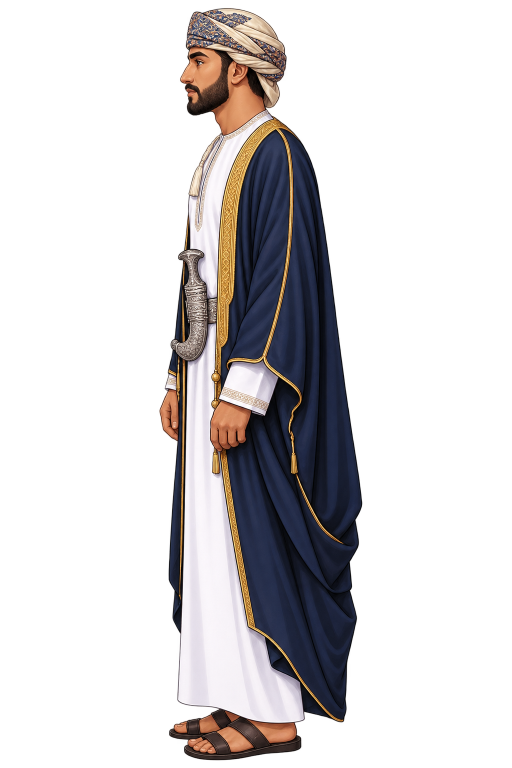
#> input picture assets/images/weather/person-source.png, 1024 x 1536 px (shown at 1/2 size)
$ python make-person.py
#> lines starting #> are read from the running program, lines starting #| are printed output that depends on the picture; after the words box and inside, x2 and y2 are one past the last pixel; in counts of white or black regions, pixels touching at a corner belong together
#!/usr/bin/env python3
"""
يُخرج صور شخصية الطقس من الصورة الأصلية:

  assets/images/weather/person.png      — الجسم بلا القدمين ولا اليد
  assets/images/weather/foot-front.png  — القدم الأمامية وحدها
  assets/images/weather/foot-back.png   — القدم الخلفية وحدها
  assets/images/weather/hand.png        — الكفّ وحده

ولماذا تُفصل القدمان؟ لأن الصورة الواحدة لا تمشي: الماشي تتقدّم ساقُه،
والصورة الساكنة إن حُرّكت كلّها قفزت. والدشداشة تستر الساقين، فما يُرى من
المشي هو القدمان تحت الحاشية — تتقدّم إحداهما وتتأخّر الأخرى. فتُقصّان من
الصورة على قناتها الشفّافة نفسها وبمقاسها نفسه، وتُحرَّكان في التطبيق كلٌّ
على حدة فوق الجسم.

واليد مثلها: الماشي تتأرجح ذراعه عكس ساقه، ومن تتحرّك قدماه وذراعه جامدة
يبدو آليًّا. والكفُّ وحده يكفي — الكمّ فوقه ساكنٌ كما في الواقع، والحركة
تختفي في الرسغ.

والملفّات بمقاسٍ واحد عمدًا: تُركَّب في التطبيق فوق بعضها بلا حساب
إزاحة، فلا يزيغ موضع قدمٍ إن تغيّر حجم العرض.
"""
import numpy as np
from PIL import Image
from pathlib import Path
from scipy import ndimage

ROOT = Path(__file__).resolve().parent.parent
SRC = ROOT / "assets/images/weather/person-source.png"
OUT = ROOT / "assets/images/weather"
HEIGHT = 640  # ارتفاع الملفّات الناتجة


def feet_mask(a: np.ndarray) -> np.ndarray:
    """بكسلات القدمين: جلدٌ أو نعلٌ في أسفل الصورة، لا ثوبٌ أبيض ولا بشتٌ كحلي."""
    h, w = a.shape[:2]
    r, g, b, al = (a[..., i].astype(np.int16) for i in range(4))
    yy, xx = np.mgrid[0:h, 0:w]

    zone = (yy >= int(h * 0.915)) & (xx <= int(w * 0.72)) & (al > 40)
    skin = (r > 140) & (g > 90) & (b < 150) & (r - b > 35)
    dark = (np.maximum(np.maximum(r, g), b) < 95) & (r >= b)      # سيور النعل
    brown = (r > 55) & (r < 160) & (g > 30) & (g < 115) & (b < 90) & (r > g) & (g >= b)
    navy = b > r + 8                                               # البشت — لا
    lo, hi = np.minimum(np.minimum(r, g), b), np.maximum(np.maximum(r, g), b)
    white = (lo > 165) & (hi - lo < 45)                             # الدشداشة وحافّتها — لا

    m = zone & (skin | dark | brown) & ~navy & ~white
    # حوافُّ الرسم مُنعَّمة: نوسّع بكسلًا واحدًا ليخرج الحرف مع القدم لا مع الجسم.
    m = ndimage.binary_closing(m, np.ones((3, 3), bool))
    # الفتحُ يقتل الخطوط بعرض بكسل — حافّة الحاشية المُنعَّمة تمرّ من مرشّح
    # الجلد لأن لونها بين الأبيض والبشرة، وهي خطٌّ لا قدم.
    m = ndimage.binary_opening(m, np.ones((3, 3), bool))
    m = ndimage.binary_dilation(m, np.ones((3, 3), bool)) & zone
    lab, n = ndimage.label(m)
    if n:
        areas = ndimage.sum(m, lab, index=np.arange(1, n + 1))
        keep = np.flatnonzero(areas >= 40) + 1
        m = np.isin(lab, keep)
    return m


def hand_mask(a: np.ndarray) -> np.ndarray:
    """بكسلات الكفّ: جلدٌ تحت الكمّ في وسط الصورة — لا وجهَ ولا قدم هناك."""
    h, w = a.shape[:2]
    r, g, b, al = (a[..., i].astype(np.int16) for i in range(4))
    yy, xx = np.mgrid[0:h, 0:w]

    # النطاق ينتهي قبل حبل الخنجر الذي يظهر تحت الكفّ: لونه دافئٌ كالجلد
    # المظلّل فلا يفرّقه مرشّح لون، ويفرّقه الموضع.
    zone = (
        (yy >= int(h * 0.500)) & (yy <= int(h * 0.594))
        & (xx >= int(w * 0.16)) & (xx <= int(w * 0.56))
        & (al > 40)
    )
    # الجلد مضيئُه ومظلّمه: الظلّ على الكفّ يهبط إلى (٨٧، ٣٧، ٢٤) فلا يلتقطه
    # حدٌّ على السطوع. والنسبة بين القنوات هي ما يبقى: الأحمر يزيد على الأخضر
    # زيادةً بيّنة، والأزرق لا يعلوه — وهذا ما يفصله عن الأبيض والكحليّ.
    skin = (r > 60) & (b < 130) & (r >= g * 1.25) & (g >= b * 0.9)
    m = zone & skin
    m = ndimage.binary_closing(m, np.ones((3, 3), bool))
    m = ndimage.binary_opening(m, np.ones((3, 3), bool))
    m = ndimage.binary_dilation(m, np.ones((3, 3), bool)) & zone
    lab, n = ndimage.label(m)
    if n:
        areas = ndimage.sum(m, lab, index=np.arange(1, n + 1))
        m = lab == (int(np.argmax(areas)) + 1)  # الكفّ أكبرها
    return m


def fill_from_below(a: np.ndarray, mask: np.ndarray) -> np.ndarray:
    """يملأ المقنَّع بما تحته في العمود نفسه.

    والكفّ يقع على الدشداشة البيضاء وحبل الخنجر: وتحته هما، وفوقه الساعد —
    وهو جلدٌ كالكفّ. فالملء من أعلى يجرّ لون الجلد خطوطًا، ومن أسفل يعيد ما
    خلف الكفّ حقًّا. والأفقيّ يمسح الأبيض في الكحليّ.
    """
    out = a.astype(np.float64).copy()
    h, w = a.shape[:2]
    for x in range(w):
        col = mask[:, x]
        if not col.any():
            continue
        ys = np.flatnonzero(col)
        for run in np.split(ys, np.flatnonzero(np.diff(ys) > 1) + 1):
            bottom = run[-1] + 1
            out[run, x] = a[bottom, x] if bottom < h else 0
    return out.round().clip(0, 255).astype(np.uint8)


def split_feet(mask: np.ndarray, h: int, w: int) -> tuple[np.ndarray, np.ndarray]:
    """الأمامية أسفل وأيسر، والخلفية أعلى وأيمن — خطٌّ مائل يفصلهما."""
    yy, xx = np.mgrid[0:h, 0:w]
    # النعل الخلفي أعلى (٥٩٧–٦٢٢ من ٦٤٠) والأمامي أسفل (٦٠٥–٦٤٠) ويتراكبان،
    # فالفاصل نعلُ الأمامي من ٦٢٢ نزولًا، وأصابعُه يسارًا من ٦١٢ نزولًا.
    front = mask & ((yy >= int(h * 0.972)) | ((xx <= int(w * 0.32)) & (yy >= int(h * 0.956))))
    back = mask & ~front
    return front, back


def only(a: np.ndarray, mask: np.ndarray) -> Image.Image:
    out = np.zeros_like(a)
    out[mask] = a[mask]
    return Image.fromarray(out, "RGBA")


def main() -> None:
    src = Image.open(SRC).convert("RGBA")
#> src is the input picture: PIL image 1024x1536 RGBA; mean R, G, B, A 42.3, 38.3, 39.3, 71.1
    im = src.crop(src.getchannel("A").point(lambda v: 255 if v > 8 else 0).getbbox())
    w0, h0 = im.size
#> w0 = 407; h0 = 1505
    im = im.resize((max(1, round(w0 * HEIGHT / h0)), HEIGHT), Image.LANCZOS)
#> im: PIL image 173x640 RGBA
    a = np.array(im)
    h, w = a.shape[:2]
#> h = 640; w = 173
    print(f"الأصل {w0}×{h0} → {w}×{h}")
#| الأصل 407×1505 → 173×640

    mask = feet_mask(a)
#> in feet_mask, `zone = (yy >= int(h * 0.915)) & (xx <= int(w * 0.72)) & (al > 40)`:
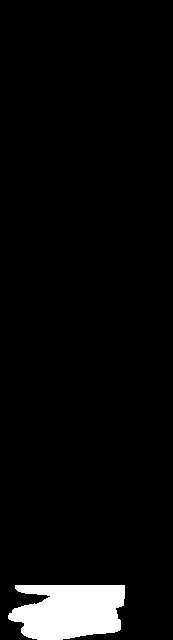
#> zone: shape (640, 173) bool; 4.6% white; 1 white region, box (x1, y1, x2, y2) and area: (8, 585, 125, 640) 5141
#> in feet_mask, `skin = (r > 140) & (g > 90) & (b < 150) & (r - b > 35)`: skin: shape (640, 173) bool; 9.1% white; 195 white regions (169 under 20 px), largest, box (x1, y1, x2, y2) and area: (45, 94, 121, 396) 3348, (49, 42, 89, 107) 1191, (53, 381, 156, 607) 911
#> in feet_mask, `dark = (np.maximum(np.maximum(r, g), b) < 95) & (r >= b)`: dark: shape (640, 173) bool; 31.8% white; 422 white regions (404 under 20 px), largest, box (x1, y1, x2, y2) and area: (65, 0, 173, 416) 15007, (0, 344, 173, 640) 9634, (0, 0, 64, 343) 8473
#> in feet_mask, `brown = (r > 55) & (r < 160) & (g > 30) & (g < 115) & (b < 90) & (r > ..`: brown: shape (640, 173) bool; 4.5% white in thin lines or dots
#> in feet_mask, `navy = b > r + 8`: navy: shape (640, 173) bool; 33.7% white; 193 white regions (177 under 20 px), largest, box (x1, y1, x2, y2) and area: (58, 103, 173, 605) 26895, (53, 104, 111, 324) 7025, (8, 322, 20, 529) 1050
#> in feet_mask, `lo, hi = np.minimum(np.minimum(r, g), b), np.maximum(np.maximum(r, g),..`:
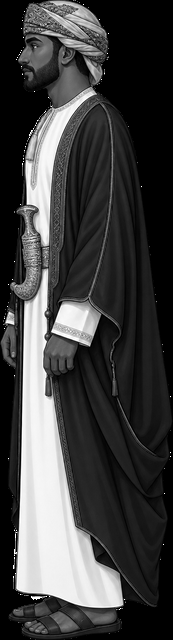
#> lo: shape (640, 173) int16; min 0, max 255, mean 64.8
#> in feet_mask, `lo, hi = np.minimum(np.minimum(r, g), b), np.maximum(np.maximum(r, g),..`:
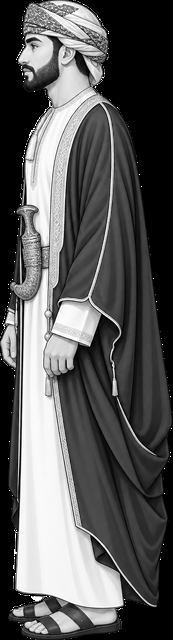
#> hi: shape (640, 173) int16; min 0, max 255, mean 89.8
#> in feet_mask, `white = (lo > 165) & (hi - lo < 45)`: white: shape (640, 173) bool; 17.2% white; 160 white regions (145 under 20 px), largest, box (x1, y1, x2, y2) and area: (16, 269, 123, 608) 14142, (26, 88, 96, 246) 2880, (51, 303, 98, 346) 1253
#> in feet_mask, `m = zone & (skin | dark | brown) & ~navy & ~white`: m: shape (640, 173) bool; 3% white; 11 white regions (10 under 20 px), largest, box (x1, y1, x2, y2) and area: (8, 595, 121, 640) 3291
#> in feet_mask, `m = ndimage.binary_closing(m, np.ones((3, 3), bool))`: m: shape (640, 173) bool; 3% white; 9 white regions (8 under 20 px), largest, box (x1, y1, x2, y2) and area: (8, 595, 121, 639) 3343
#> in feet_mask, `m = ndimage.binary_opening(m, np.ones((3, 3), bool))`: m: shape (640, 173) bool; 3% white; 1 white region, box (x1, y1, x2, y2) and area: (8, 595, 121, 639) 3341
#> in feet_mask, `m = ndimage.binary_dilation(m, np.ones((3, 3), bool)) & zone`: m: shape (640, 173) bool; 3.1% white; 1 white region, box (x1, y1, x2, y2) and area: (8, 594, 121, 640) 3444
#> in feet_mask, `lab, n = ndimage.label(m)`: n = 1
#> in feet_mask, `areas = ndimage.sum(m, lab, index=np.arange(1, n + 1))`: areas = [3444]
#> in feet_mask, `keep = np.flatnonzero(areas >= 40) + 1`: keep = [1]
    front, back = split_feet(mask, h, w)
#> in split_feet, `front = mask & ((yy >= int(h * 0.972)) | ((xx <= int(w * 0.32)) & (yy ..`: front: shape (640, 173) bool; 1.8% white; 1 white region, box (x1, y1, x2, y2) and area: (8, 611, 121, 640) 1966
#> in split_feet, `back = mask & ~front`: back: shape (640, 173) bool; 1.3% white; 1 white region, box (x1, y1, x2, y2) and area: (12, 594, 121, 622) 1478
    print(f"القدمان: {int(mask.sum())} بكسلًا — أمامية {int(front.sum())}، خلفية {int(back.sum())}")
#| القدمان: 3444 بكسلًا — أمامية 1966، خلفية 1478

    hand = hand_mask(a)
#> in hand_mask, `zone = ( (yy >= int(h * 0.500)) & (yy <= int(h * 0.594)) & (xx >= int(..`: zone: shape (640, 173) bool; 3.9% white; 1 white region, box (x1, y1, x2, y2) and area: (27, 320, 97, 381) 4270
#> in hand_mask, `skin = (r > 60) & (b < 130) & (r >= g * 1.25) & (g >= b * 0.9)`: skin: shape (640, 173) bool; 11.1% white; 275 white regions (258 under 20 px), largest, box (x1, y1, x2, y2) and area: (17, 29, 122, 531) 7706, (20, 601, 117, 634) 1681, (0, 307, 18, 368) 620
#> in hand_mask, `m = zone & skin`: m: shape (640, 173) bool; 1.1% white; 2 white regions (1 under 20 px), largest, box (x1, y1, x2, y2) and area: (44, 320, 78, 381) 1208
#> in hand_mask, `m = ndimage.binary_closing(m, np.ones((3, 3), bool))`: m: shape (640, 173) bool; 1.1% white; 2 white regions (1 under 20 px), largest, box (x1, y1, x2, y2) and area: (44, 320, 78, 381) 1241
#> in hand_mask, `m = ndimage.binary_opening(m, np.ones((3, 3), bool))`: m: shape (640, 173) bool; 1.1% white; 1 white region, box (x1, y1, x2, y2) and area: (44, 320, 78, 381) 1238
#> in hand_mask, `m = ndimage.binary_dilation(m, np.ones((3, 3), bool)) & zone`:
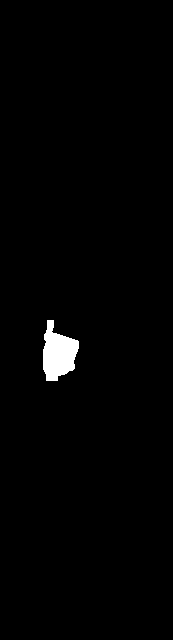
#> m: shape (640, 173) bool; 1.3% white; 1 white region, box (x1, y1, x2, y2) and area: (43, 320, 79, 381) 1423
#> in hand_mask, `lab, n = ndimage.label(m)`: n = 1
#> in hand_mask, `areas = ndimage.sum(m, lab, index=np.arange(1, n + 1))`: areas = [1423]
    print(f"الكفّ: {int(hand.sum())} بكسلًا")
#| الكفّ: 1423 بكسلًا

    body = fill_from_below(a, hand)
#> after the loop in fill_from_below, `for x in range(w):`:
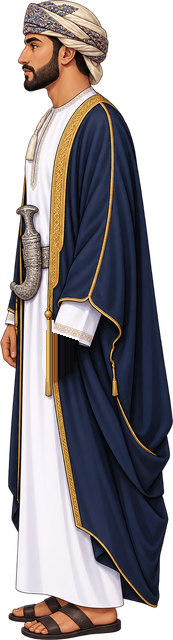
#> out: shape (640, 173, 4) float64; mean R, G, B, A 79.1, 73.1, 75.1, 182.7; transparent parts drawn white
    body[mask] = 0
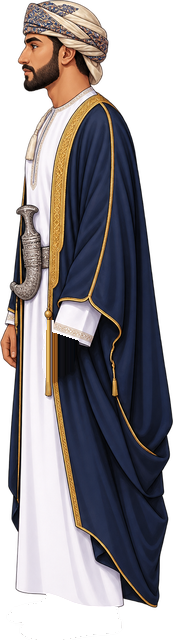
#> body: shape (640, 173, 4); mean R, G, B, A 75.7, 70.8, 73.4, 175; transparent parts drawn white
    Image.fromarray(body, "RGBA").save(OUT / "person.png", optimize=True)
    only(a, front).save(OUT / "foot-front.png", optimize=True)
    only(a, back).save(OUT / "foot-back.png", optimize=True)
    only(a, hand).save(OUT / "hand.png", optimize=True)
#> in only (call 3), `out[mask] = a[mask]`:
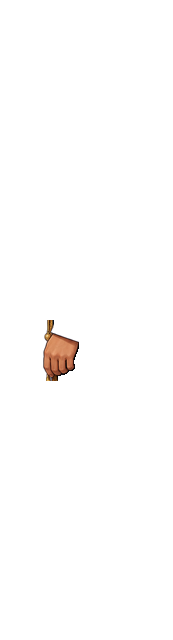
#> out: shape (640, 173, 4); mean R, G, B, A 2.2, 1.4, 1, 3.3; transparent parts drawn white

    # موضع الرسغ: أعلى الكفّ — محورُ تأرجحه في التطبيق، كسرًا من الصورة.
    ys, xs = np.where(hand)
#> ys = 1423 values from 320 to 380; xs = 1423 values, max 78 at index 306, min 43 at index 547, mean 57.84
    print(f"الرسغ: x={xs.mean() / w:.3f}  y={ys.min() / h:.3f} من الصورة")
#| الرسغ: x=0.334  y=0.500 من الصورة

    for name in ("person.png", "foot-front.png", "foot-back.png", "hand.png"):
        print(name, (OUT / name).stat().st_size // 1024, "KB")


if __name__ == "__main__":
#> (the run stopped early here; a loop or call above may not have finished)
